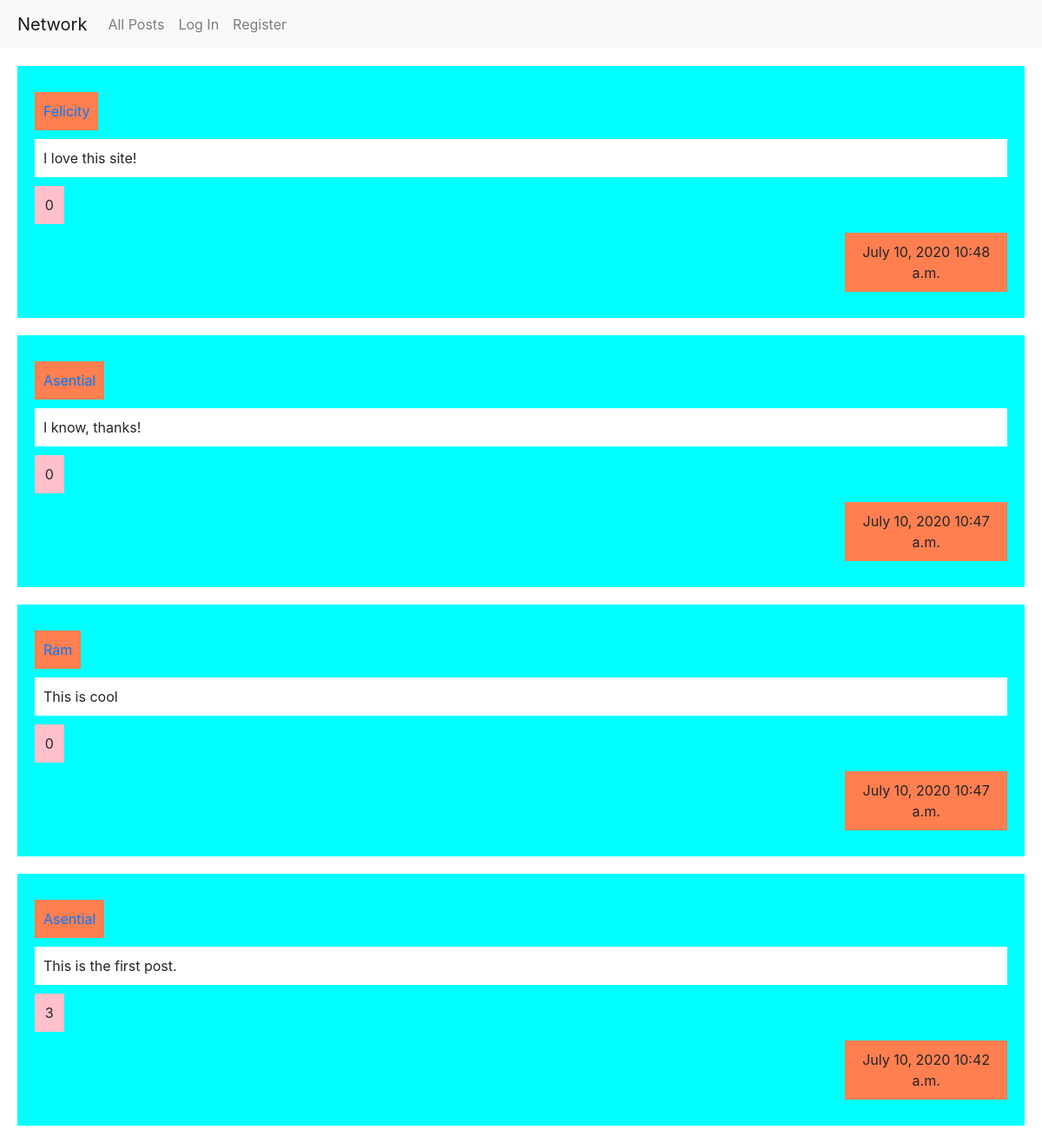
The page / on the database its author committed.
### network/models.py (models this page shows, shortened)
class Post(models.Model):
    user = models.ForeignKey(User, on_delete=models.CASCADE)
    content = models.TextField(max_length=400)
    likes = models.IntegerField(default=0)
    date = models.DateField(auto_now=False, auto_now_add=True)
    time = models.TimeField(auto_now=False, auto_now_add=True)

class User(AbstractUser):
    pass

### network/views.py (the view, shortened to what this page needs)
# urls.py: path("", views.index, name="index"),
def index(request):
    posts = Post.objects.all().order_by('-id')
    return render(request, "network/index.html", {
        "posts": posts,
    })

### network/templates/network/index.html (shortened to what this page needs)
{% extends "network/layout.html" %}
{% block body %}
{% if user.is_authenticated %}
    {% for post in posts %}
        {% if post in liked %}
            <div class="post">
                <div class="user"><a href="{% url 'profile' post.user %}">{{post.user}}</a></div>
                <div class="content">{{post.content}}</div>
                <button class="dislike" id="{{post.id}}">{{post.likes}}</button>
                <f class="row">
                    <div class="col-10"></div>
                    <div class="timestamp col-2">{{post.date}} {{post.time}}</div>
                </f>
            </div>
        {% else %}
            <div class="post">
                <div class="user"><a href="{% url 'profile' post.user %}">{{post.user}}</a></div>
                <div class="content">{{post.content}}</div>
                <button class="like" id="{{post.id}}">{{post.likes}}</button>
                <f class="row">
                    <div class="col-10"></div>
                    <div class="timestamp col-2">{{post.date}} {{post.time}}</div>
                </f>
            </div>
        {% endif %}
    {% endfor %}
{% else %}
    {% for post in posts %}
        <div class="post">
            <div class="user"><a href="{% url 'profile' post.user %}">{{post.user}}</a></div>
            <div class="content">{{post.content}}</div>
            <div class="likes">{{post.likes}}</div>
            <f class="row">
                <div class="col-10"></div>
                <div class="timestamp col-2">{{post.date}} {{post.time}}</div>
            </f>
        </div>
    {% endfor %}
{% endif %}
{% endblock %}

### network/static/network/styles.css (style rules this page uses)
.post { margin: 20px 20px; padding: 20px 20px; background-color: cyan; display: flex; flex-direction: column; }
.user { background-color: coral; width: fit-content; display: inline-block; text-align: center; margin-top: 10px }
.content { margin: 10px 0; background-color: white; }
.timestamp { background-color: coral; text-align: center; width: 25%; }
.row { margin: 10px 0; }
.likes { background-color: pink; width: 3%; text-align: center; }
.user, .likes, .content, .timestamp { padding: 10px 10px; }

### rows shown on the page
Post: user "Felicity", content "I love this site!", likes "0", date "July 10, 2020", time "10:48 a.m."
Post: user "Asential", content "I know, thanks!", likes "0", date "July 10, 2020", time "10:47 a.m."
Post: user "Ram", content "This is cool", likes "0", date "July 10, 2020", time "10:47 a.m."
Post: user "Asential", content "This is the first post.", likes "3", date "July 10, 2020", time "10:42 a.m."
